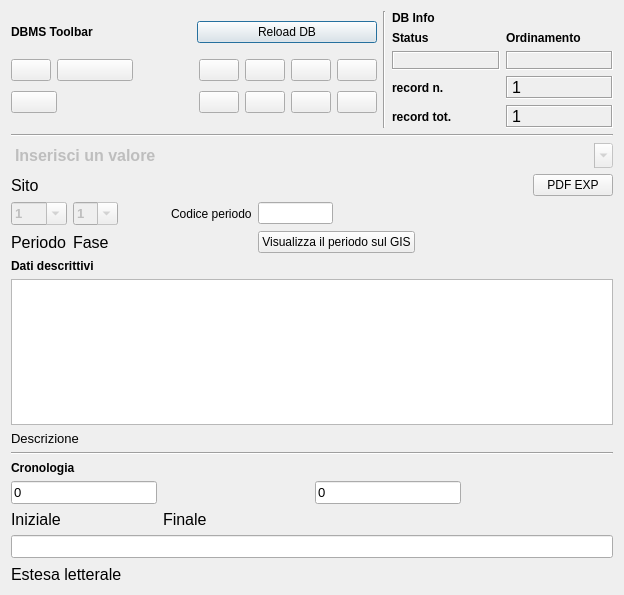
<?xml version="1.0" encoding="UTF-8"?>
<ui version="4.0">
 <class>DialogPeriodoFase</class>
 <widget class="QDialog" name="DialogPeriodoFase">
  <property name="geometry">
   <rect>
    <x>0</x>
    <y>0</y>
    <width>624</width>
    <height>595</height>
   </rect>
  </property>
  <property name="minimumSize">
   <size>
    <width>540</width>
    <height>400</height>
   </size>
  </property>
  <property name="windowTitle">
   <string>pyArchInit Gestione Scavi - Periodizzazione di scavo</string>
  </property>
  <property name="windowIcon">
   <iconset resource="resources.qrc">
    <normaloff>:/images/iconSite.png</normaloff>:/images/iconSite.png</iconset>
  </property>
  <layout class="QGridLayout" name="gridLayout_9">
   <item row="0" column="0">
    <layout class="QVBoxLayout" name="verticalLayout_3">
     <item>
      <layout class="QVBoxLayout" name="verticalLayout">
       <item>
        <layout class="QHBoxLayout" name="horizontalLayout">
         <item>
          <layout class="QGridLayout" name="gridLayout_2">
           <item row="0" column="0">
            <widget class="QLabel" name="label_29">
             <property name="font">
              <font>
               <weight>75</weight>
               <bold>true</bold>
              </font>
             </property>
             <property name="text">
              <string>DBMS Toolbar</string>
             </property>
            </widget>
           </item>
           <item row="0" column="1">
            <widget class="QPushButton" name="pushButton_connect">
             <property name="text">
              <string>Reload DB</string>
             </property>
            </widget>
           </item>
           <item row="1" column="0" colspan="2">
            <layout class="QGridLayout" name="gridLayout">
             <item row="0" column="0">
              <widget class="QPushButton" name="pushButton_first_rec">
               <property name="toolTip">
                <string>First rec</string>
               </property>
               <property name="text">
                <string/>
               </property>
               <property name="icon">
                <iconset resource="resources.qrc">
                 <normaloff>:/images/5_leftArrows.png</normaloff>:/images/5_leftArrows.png</iconset>
               </property>
              </widget>
             </item>
             <item row="0" column="1" colspan="2">
              <widget class="QPushButton" name="pushButton_prev_rec">
               <property name="toolTip">
                <string>Prev rec</string>
               </property>
               <property name="text">
                <string/>
               </property>
               <property name="icon">
                <iconset resource="resources.qrc">
                 <normaloff>:/images/4_leftArrow.png</normaloff>:/images/4_leftArrow.png</iconset>
               </property>
              </widget>
             </item>
             <item row="0" column="4">
              <widget class="QPushButton" name="pushButton_next_rec">
               <property name="toolTip">
                <string>Next rec</string>
               </property>
               <property name="text">
                <string/>
               </property>
               <property name="icon">
                <iconset resource="resources.qrc">
                 <normaloff>:/images/6_rightArrow.png</normaloff>:/images/6_rightArrow.png</iconset>
               </property>
              </widget>
             </item>
             <item row="0" column="5">
              <widget class="QPushButton" name="pushButton_last_rec">
               <property name="toolTip">
                <string>Last rec</string>
               </property>
               <property name="text">
                <string/>
               </property>
               <property name="icon">
                <iconset resource="resources.qrc">
                 <normaloff>:/images/7_rightArrows.png</normaloff>:/images/7_rightArrows.png</iconset>
               </property>
              </widget>
             </item>
             <item row="0" column="6">
              <widget class="QPushButton" name="pushButton_new_rec">
               <property name="font">
                <font>
                 <pointsize>9</pointsize>
                </font>
               </property>
               <property name="toolTip">
                <string>New record</string>
               </property>
               <property name="text">
                <string/>
               </property>
               <property name="icon">
                <iconset resource="resources.qrc">
                 <normaloff>:/images/newrec.png</normaloff>:/images/newrec.png</iconset>
               </property>
              </widget>
             </item>
             <item row="0" column="7">
              <widget class="QPushButton" name="pushButton_save">
               <property name="font">
                <font>
                 <pointsize>9</pointsize>
                </font>
               </property>
               <property name="toolTip">
                <string>Save</string>
               </property>
               <property name="text">
                <string/>
               </property>
               <property name="icon">
                <iconset resource="resources.qrc">
                 <normaloff>:/images/b_save.png</normaloff>:/images/b_save.png</iconset>
               </property>
               <property name="autoDefault">
                <bool>false</bool>
               </property>
              </widget>
             </item>
             <item row="1" column="0" colspan="2">
              <widget class="QPushButton" name="pushButton_delete">
               <property name="font">
                <font>
                 <pointsize>9</pointsize>
                </font>
               </property>
               <property name="toolTip">
                <string>Delete record</string>
               </property>
               <property name="text">
                <string/>
               </property>
               <property name="icon">
                <iconset resource="resources.qrc">
                 <normaloff>:/images/delete.png</normaloff>:/images/delete.png</iconset>
               </property>
              </widget>
             </item>
             <item row="1" column="2">
              <spacer name="horizontalSpacer">
               <property name="orientation">
                <enum>Qt::Horizontal</enum>
               </property>
               <property name="sizeHint" stdset="0">
                <size>
                 <width>70</width>
                 <height>30</height>
                </size>
               </property>
              </spacer>
             </item>
             <item row="1" column="4">
              <widget class="QPushButton" name="pushButton_new_search">
               <property name="font">
                <font>
                 <pointsize>9</pointsize>
                </font>
               </property>
               <property name="toolTip">
                <string>new search</string>
               </property>
               <property name="text">
                <string/>
               </property>
               <property name="icon">
                <iconset resource="resources.qrc">
                 <normaloff>:/images/new_search.png</normaloff>:/images/new_search.png</iconset>
               </property>
              </widget>
             </item>
             <item row="1" column="5">
              <widget class="QPushButton" name="pushButton_search_go">
               <property name="font">
                <font>
                 <pointsize>9</pointsize>
                </font>
               </property>
               <property name="toolTip">
                <string>search !!!</string>
               </property>
               <property name="text">
                <string/>
               </property>
               <property name="icon">
                <iconset resource="resources.qrc">
                 <normaloff>:/images/search.png</normaloff>:/images/search.png</iconset>
               </property>
              </widget>
             </item>
             <item row="1" column="6">
              <widget class="QPushButton" name="pushButton_sort">
               <property name="font">
                <font>
                 <pointsize>9</pointsize>
                </font>
               </property>
               <property name="toolTip">
                <string>Order by</string>
               </property>
               <property name="text">
                <string/>
               </property>
               <property name="icon">
                <iconset resource="resources.qrc">
                 <normaloff>:/images/sort.png</normaloff>:/images/sort.png</iconset>
               </property>
              </widget>
             </item>
             <item row="1" column="7">
              <widget class="QPushButton" name="pushButton_view_all">
               <property name="font">
                <font>
                 <pointsize>9</pointsize>
                </font>
               </property>
               <property name="toolTip">
                <string>View alls records</string>
               </property>
               <property name="text">
                <string/>
               </property>
               <property name="icon">
                <iconset resource="resources.qrc">
                 <normaloff>:/images/view_all.png</normaloff>:/images/view_all.png</iconset>
               </property>
              </widget>
             </item>
             <item row="0" column="3">
              <spacer name="horizontalSpacer_2">
               <property name="orientation">
                <enum>Qt::Horizontal</enum>
               </property>
               <property name="sizeHint" stdset="0">
                <size>
                 <width>60</width>
                 <height>20</height>
                </size>
               </property>
              </spacer>
             </item>
            </layout>
           </item>
          </layout>
         </item>
         <item>
          <widget class="Line" name="line_6">
           <property name="orientation">
            <enum>Qt::Vertical</enum>
           </property>
          </widget>
         </item>
         <item>
          <layout class="QGridLayout" name="gridLayout_5">
           <item row="0" column="0">
            <widget class="QLabel" name="label_42">
             <property name="font">
              <font>
               <weight>75</weight>
               <bold>true</bold>
              </font>
             </property>
             <property name="autoFillBackground">
              <bool>true</bool>
             </property>
             <property name="text">
              <string>DB Info</string>
             </property>
            </widget>
           </item>
           <item row="1" column="0">
            <layout class="QGridLayout" name="gridLayout_4">
             <item row="0" column="1">
              <widget class="QLabel" name="label_43">
               <property name="font">
                <font>
                 <pointsize>9</pointsize>
                 <weight>75</weight>
                 <bold>true</bold>
                </font>
               </property>
               <property name="text">
                <string>Ordinamento</string>
               </property>
               <property name="margin">
                <number>0</number>
               </property>
              </widget>
             </item>
             <item row="1" column="0">
              <widget class="QLabel" name="label_status">
               <property name="minimumSize">
                <size>
                 <width>50</width>
                 <height>0</height>
                </size>
               </property>
               <property name="font">
                <font>
                 <pointsize>9</pointsize>
                 <weight>75</weight>
                 <bold>true</bold>
                </font>
               </property>
               <property name="cursor">
                <cursorShape>ForbiddenCursor</cursorShape>
               </property>
               <property name="mouseTracking">
                <bool>false</bool>
               </property>
               <property name="contextMenuPolicy">
                <enum>Qt::DefaultContextMenu</enum>
               </property>
               <property name="frameShape">
                <enum>QFrame::Box</enum>
               </property>
               <property name="frameShadow">
                <enum>QFrame::Sunken</enum>
               </property>
               <property name="text">
                <string/>
               </property>
               <property name="alignment">
                <set>Qt::AlignCenter</set>
               </property>
               <property name="margin">
                <number>0</number>
               </property>
              </widget>
             </item>
             <item row="1" column="1">
              <widget class="QLabel" name="label_sort">
               <property name="minimumSize">
                <size>
                 <width>40</width>
                 <height>0</height>
                </size>
               </property>
               <property name="sizeIncrement">
                <size>
                 <width>40</width>
                 <height>0</height>
                </size>
               </property>
               <property name="baseSize">
                <size>
                 <width>40</width>
                 <height>0</height>
                </size>
               </property>
               <property name="font">
                <font>
                 <pointsize>10</pointsize>
                 <weight>75</weight>
                 <bold>true</bold>
                </font>
               </property>
               <property name="cursor">
                <cursorShape>ForbiddenCursor</cursorShape>
               </property>
               <property name="mouseTracking">
                <bool>false</bool>
               </property>
               <property name="contextMenuPolicy">
                <enum>Qt::DefaultContextMenu</enum>
               </property>
               <property name="frameShape">
                <enum>QFrame::Box</enum>
               </property>
               <property name="frameShadow">
                <enum>QFrame::Sunken</enum>
               </property>
               <property name="text">
                <string/>
               </property>
               <property name="alignment">
                <set>Qt::AlignCenter</set>
               </property>
               <property name="margin">
                <number>0</number>
               </property>
              </widget>
             </item>
             <item row="0" column="0">
              <widget class="QLabel" name="label_34">
               <property name="font">
                <font>
                 <pointsize>9</pointsize>
                 <weight>75</weight>
                 <bold>true</bold>
                </font>
               </property>
               <property name="text">
                <string>Status</string>
               </property>
               <property name="margin">
                <number>0</number>
               </property>
              </widget>
             </item>
            </layout>
           </item>
           <item row="2" column="0">
            <layout class="QGridLayout" name="gridLayout_3">
             <item row="0" column="0">
              <widget class="QLabel" name="label_27">
               <property name="font">
                <font>
                 <pointsize>9</pointsize>
                 <weight>75</weight>
                 <bold>true</bold>
                </font>
               </property>
               <property name="text">
                <string>record n.</string>
               </property>
               <property name="margin">
                <number>0</number>
               </property>
              </widget>
             </item>
             <item row="0" column="1">
              <widget class="QLabel" name="label_rec_corrente">
               <property name="font">
                <font>
                 <family>Microsoft Sans Serif</family>
                 <pointsize>12</pointsize>
                </font>
               </property>
               <property name="cursor">
                <cursorShape>ForbiddenCursor</cursorShape>
               </property>
               <property name="mouseTracking">
                <bool>false</bool>
               </property>
               <property name="contextMenuPolicy">
                <enum>Qt::DefaultContextMenu</enum>
               </property>
               <property name="frameShape">
                <enum>QFrame::Box</enum>
               </property>
               <property name="frameShadow">
                <enum>QFrame::Sunken</enum>
               </property>
               <property name="text">
                <string>1</string>
               </property>
              </widget>
             </item>
             <item row="1" column="0">
              <widget class="QLabel" name="label_28">
               <property name="font">
                <font>
                 <pointsize>9</pointsize>
                 <weight>75</weight>
                 <bold>true</bold>
                </font>
               </property>
               <property name="text">
                <string>record tot.</string>
               </property>
               <property name="margin">
                <number>0</number>
               </property>
              </widget>
             </item>
             <item row="1" column="1">
              <widget class="QLabel" name="label_rec_tot">
               <property name="font">
                <font>
                 <family>Microsoft Sans Serif</family>
                 <pointsize>12</pointsize>
                </font>
               </property>
               <property name="cursor">
                <cursorShape>ForbiddenCursor</cursorShape>
               </property>
               <property name="mouseTracking">
                <bool>false</bool>
               </property>
               <property name="contextMenuPolicy">
                <enum>Qt::DefaultContextMenu</enum>
               </property>
               <property name="frameShape">
                <enum>QFrame::Box</enum>
               </property>
               <property name="frameShadow">
                <enum>QFrame::Sunken</enum>
               </property>
               <property name="text">
                <string>1</string>
               </property>
              </widget>
             </item>
            </layout>
           </item>
          </layout>
         </item>
        </layout>
       </item>
       <item>
        <widget class="Line" name="line_8">
         <property name="font">
          <font>
           <weight>75</weight>
           <bold>true</bold>
          </font>
         </property>
         <property name="orientation">
          <enum>Qt::Horizontal</enum>
         </property>
        </widget>
       </item>
       <item>
        <layout class="QGridLayout" name="gridLayout_7">
         <item row="0" column="0" rowspan="3" colspan="8">
          <widget class="QComboBox" name="comboBox_sito">
           <property name="enabled">
            <bool>false</bool>
           </property>
           <property name="font">
            <font>
             <pointsize>12</pointsize>
             <weight>75</weight>
             <bold>true</bold>
            </font>
           </property>
           <property name="mouseTracking">
            <bool>true</bool>
           </property>
           <property name="contextMenuPolicy">
            <enum>Qt::NoContextMenu</enum>
           </property>
           <property name="editable">
            <bool>true</bool>
           </property>
           <property name="maxVisibleItems">
            <number>99999</number>
           </property>
           <property name="maxCount">
            <number>2147483647</number>
           </property>
           <property name="frame">
            <bool>false</bool>
           </property>
           <item>
            <property name="text">
             <string>Inserisci un valore</string>
            </property>
           </item>
          </widget>
         </item>
         <item row="3" column="0">
          <widget class="QLabel" name="label">
           <property name="font">
            <font>
             <pointsize>12</pointsize>
            </font>
           </property>
           <property name="text">
            <string>Sito</string>
           </property>
          </widget>
         </item>
         <item row="4" column="0">
          <widget class="QComboBox" name="comboBox_periodo">
           <property name="enabled">
            <bool>false</bool>
           </property>
           <property name="font">
            <font>
             <pointsize>10</pointsize>
             <weight>75</weight>
             <bold>true</bold>
            </font>
           </property>
           <property name="autoFillBackground">
            <bool>false</bool>
           </property>
           <property name="editable">
            <bool>true</bool>
           </property>
           <property name="maxVisibleItems">
            <number>15</number>
           </property>
           <property name="maxCount">
            <number>15</number>
           </property>
           <item>
            <property name="text">
             <string>1</string>
            </property>
           </item>
           <item>
            <property name="text">
             <string>2</string>
            </property>
           </item>
           <item>
            <property name="text">
             <string>3</string>
            </property>
           </item>
           <item>
            <property name="text">
             <string>4</string>
            </property>
           </item>
           <item>
            <property name="text">
             <string>5</string>
            </property>
           </item>
           <item>
            <property name="text">
             <string>6</string>
            </property>
           </item>
           <item>
            <property name="text">
             <string>7</string>
            </property>
           </item>
           <item>
            <property name="text">
             <string>8</string>
            </property>
           </item>
           <item>
            <property name="text">
             <string>9</string>
            </property>
           </item>
           <item>
            <property name="text">
             <string>10</string>
            </property>
           </item>
           <item>
            <property name="text">
             <string>11</string>
            </property>
           </item>
           <item>
            <property name="text">
             <string>13</string>
            </property>
           </item>
           <item>
            <property name="text">
             <string>15</string>
            </property>
           </item>
          </widget>
         </item>
         <item row="4" column="1">
          <widget class="QComboBox" name="comboBox_fase">
           <property name="enabled">
            <bool>false</bool>
           </property>
           <property name="font">
            <font>
             <pointsize>10</pointsize>
             <weight>75</weight>
             <bold>true</bold>
            </font>
           </property>
           <property name="editable">
            <bool>true</bool>
           </property>
           <item>
            <property name="text">
             <string>1</string>
            </property>
           </item>
           <item>
            <property name="text">
             <string>2</string>
            </property>
           </item>
           <item>
            <property name="text">
             <string>3</string>
            </property>
           </item>
           <item>
            <property name="text">
             <string>4</string>
            </property>
           </item>
           <item>
            <property name="text">
             <string>5</string>
            </property>
           </item>
           <item>
            <property name="text">
             <string>6</string>
            </property>
           </item>
           <item>
            <property name="text">
             <string>7</string>
            </property>
           </item>
           <item>
            <property name="text">
             <string>8</string>
            </property>
           </item>
           <item>
            <property name="text">
             <string>9</string>
            </property>
           </item>
           <item>
            <property name="text">
             <string>10</string>
            </property>
           </item>
           <item>
            <property name="text">
             <string>11</string>
            </property>
           </item>
           <item>
            <property name="text">
             <string>12</string>
            </property>
           </item>
           <item>
            <property name="text">
             <string>13</string>
            </property>
           </item>
           <item>
            <property name="text">
             <string>14</string>
            </property>
           </item>
           <item>
            <property name="text">
             <string>15</string>
            </property>
           </item>
          </widget>
         </item>
         <item row="5" column="1">
          <widget class="QLabel" name="label_8">
           <property name="font">
            <font>
             <pointsize>12</pointsize>
            </font>
           </property>
           <property name="text">
            <string>Fase</string>
           </property>
          </widget>
         </item>
         <item row="5" column="0">
          <widget class="QLabel" name="label_7">
           <property name="font">
            <font>
             <pointsize>12</pointsize>
            </font>
           </property>
           <property name="text">
            <string>Periodo</string>
           </property>
          </widget>
         </item>
         <item row="4" column="4">
          <widget class="QLineEdit" name="lineEdit_codice_periodo">
           <property name="maximumSize">
            <size>
             <width>75</width>
             <height>16777215</height>
            </size>
           </property>
          </widget>
         </item>
         <item row="4" column="3">
          <widget class="QLabel" name="label_2">
           <property name="text">
            <string>Codice periodo</string>
           </property>
          </widget>
         </item>
         <item row="4" column="7">
          <spacer name="horizontalSpacer_6">
           <property name="orientation">
            <enum>Qt::Horizontal</enum>
           </property>
           <property name="sizeHint" stdset="0">
            <size>
             <width>40</width>
             <height>20</height>
            </size>
           </property>
          </spacer>
         </item>
         <item row="4" column="6">
          <spacer name="horizontalSpacer_7">
           <property name="orientation">
            <enum>Qt::Horizontal</enum>
           </property>
           <property name="sizeHint" stdset="0">
            <size>
             <width>100</width>
             <height>20</height>
            </size>
           </property>
          </spacer>
         </item>
         <item row="4" column="2">
          <spacer name="horizontalSpacer_9">
           <property name="orientation">
            <enum>Qt::Horizontal</enum>
           </property>
           <property name="sizeHint" stdset="0">
            <size>
             <width>40</width>
             <height>20</height>
            </size>
           </property>
          </spacer>
         </item>
         <item row="5" column="4">
          <widget class="QPushButton" name="pushButton_show_periodo">
           <property name="text">
            <string>Visualizza il periodo sul GIS</string>
           </property>
          </widget>
         </item>
         <item row="3" column="7">
          <widget class="QPushButton" name="pushButton_pdf_exp">
           <property name="text">
            <string>PDF EXP</string>
           </property>
           <property name="icon">
            <iconset resource="resources.qrc">
             <normaloff>:/images/pdf-icon.jpg</normaloff>:/images/pdf-icon.jpg</iconset>
           </property>
          </widget>
         </item>
        </layout>
       </item>
      </layout>
     </item>
     <item>
      <layout class="QVBoxLayout" name="verticalLayout_2">
       <item>
        <layout class="QGridLayout" name="gridLayout_6">
         <item row="3" column="0" colspan="2">
          <widget class="QLabel" name="label_6">
           <property name="font">
            <font>
             <pointsize>10</pointsize>
            </font>
           </property>
           <property name="text">
            <string>Descrizione </string>
           </property>
          </widget>
         </item>
         <item row="4" column="0" rowspan="2" colspan="4">
          <widget class="Line" name="line_10">
           <property name="font">
            <font>
             <weight>75</weight>
             <bold>true</bold>
            </font>
           </property>
           <property name="orientation">
            <enum>Qt::Horizontal</enum>
           </property>
          </widget>
         </item>
         <item row="9" column="0">
          <widget class="QLabel" name="label_38">
           <property name="font">
            <font>
             <weight>75</weight>
             <bold>true</bold>
            </font>
           </property>
           <property name="text">
            <string>Cronologia </string>
           </property>
          </widget>
         </item>
         <item row="10" column="0">
          <widget class="QLineEdit" name="lineEdit_cron_iniz">
           <property name="font">
            <font>
             <pointsize>10</pointsize>
            </font>
           </property>
           <property name="text">
            <string>0</string>
           </property>
          </widget>
         </item>
         <item row="11" column="0">
          <widget class="QLabel" name="label_37">
           <property name="font">
            <font>
             <pointsize>12</pointsize>
            </font>
           </property>
           <property name="text">
            <string>Iniziale </string>
           </property>
          </widget>
         </item>
         <item row="11" column="1">
          <widget class="QLabel" name="label_14">
           <property name="font">
            <font>
             <pointsize>12</pointsize>
            </font>
           </property>
           <property name="text">
            <string>Finale </string>
           </property>
          </widget>
         </item>
         <item row="2" column="0" colspan="4">
          <widget class="QTextEdit" name="textEdit_descrizione_per">
           <property name="font">
            <font>
             <pointsize>10</pointsize>
            </font>
           </property>
          </widget>
         </item>
         <item row="10" column="2">
          <widget class="QLineEdit" name="lineEdit_cron_fin">
           <property name="font">
            <font>
             <pointsize>10</pointsize>
            </font>
           </property>
           <property name="text">
            <string>0</string>
           </property>
          </widget>
         </item>
         <item row="10" column="1">
          <spacer name="horizontalSpacer_3">
           <property name="orientation">
            <enum>Qt::Horizontal</enum>
           </property>
           <property name="sizeHint" stdset="0">
            <size>
             <width>38</width>
             <height>19</height>
            </size>
           </property>
          </spacer>
         </item>
         <item row="10" column="3">
          <spacer name="horizontalSpacer_4">
           <property name="orientation">
            <enum>Qt::Horizontal</enum>
           </property>
           <property name="sizeHint" stdset="0">
            <size>
             <width>40</width>
             <height>20</height>
            </size>
           </property>
          </spacer>
         </item>
         <item row="1" column="0">
          <widget class="QLabel" name="label_13">
           <property name="font">
            <font>
             <weight>75</weight>
             <bold>true</bold>
            </font>
           </property>
           <property name="text">
            <string>Dati descrittivi</string>
           </property>
          </widget>
         </item>
        </layout>
       </item>
       <item>
        <layout class="QGridLayout" name="gridLayout_8">
         <item row="0" column="0" colspan="2">
          <widget class="QLineEdit" name="lineEdit_per_estesa">
           <property name="font">
            <font>
             <pointsize>10</pointsize>
            </font>
           </property>
           <property name="text">
            <string/>
           </property>
          </widget>
         </item>
         <item row="1" column="0">
          <widget class="QLabel" name="label_25">
           <property name="font">
            <font>
             <pointsize>12</pointsize>
            </font>
           </property>
           <property name="text">
            <string>Estesa letterale </string>
           </property>
          </widget>
         </item>
         <item row="1" column="1">
          <spacer name="horizontalSpacer_5">
           <property name="orientation">
            <enum>Qt::Horizontal</enum>
           </property>
           <property name="sizeHint" stdset="0">
            <size>
             <width>418</width>
             <height>20</height>
            </size>
           </property>
          </spacer>
         </item>
        </layout>
       </item>
      </layout>
     </item>
    </layout>
   </item>
  </layout>
 </widget>
 <resources>
  <include location="resources.qrc"/>
 </resources>
 <connections/>
</ui>
